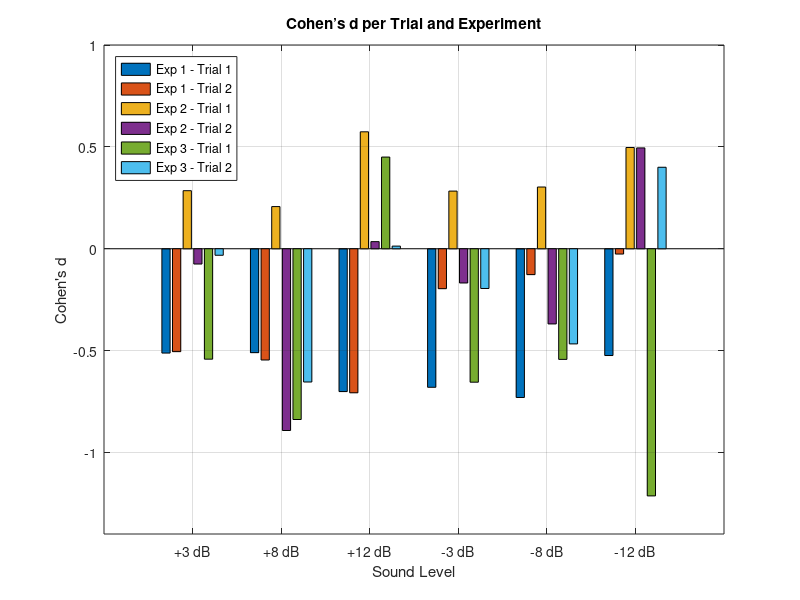

Reproduce this figure in MATLAB. (Note: this script raises an error after producing the figure.)


%%%%%%%%%%%%%%%%%%%%%%% Ploting cohen d effect size %%%%%%%%%%%%%%%%%%%%%%%%%%%%%%%%%%%%%%%%%%%%

% Define Cohen's d values (rows = sound levels, columns = Exp-Trial combos)
cohen_d = [
    -0.512, -0.505,  0.285, -0.075, -0.542, -0.032;  % +3 dB
    -0.510, -0.546,  0.207, -0.892, -0.838, -0.654;  % +8 dB
    -0.701, -0.707,  0.574,  0.035,  0.450,  0.013;  % +12 dB
    -0.680, -0.196,  0.283, -0.168, -0.655, -0.195;  % -3 dB
    -0.730, -0.127,  0.303, -0.369, -0.543, -0.467;  % -8 dB
    -0.524, -0.026,  0.497,  0.495, -1.213,  0.400   % -12 dB
];

% Labels for X-axis
sound_levels = {'+3 dB', '+8 dB', '+12 dB', '-3 dB', '-8 dB', '-12 dB'};

% Create grouped bar chart
figure;
bar_handle = bar(cohen_d, 'grouped');
grid on;
ylim([-1.4, 1.0]);
ylabel("Cohen's d");
xlabel("Sound Level");
title("Cohen’s d per Trial and Experiment");

% X-tick labels
set(gca, 'XTickLabel', sound_levels, 'FontSize', 10);

% Legend
legend({'Exp 1 - Trial 1', 'Exp 1 - Trial 2', ...
        'Exp 2 - Trial 1', 'Exp 2 - Trial 2', ...
        'Exp 3 - Trial 1', 'Exp 3 - Trial 2'}, ...
        'Location', 'northwest');


hold on;
yline(0, 'k--');
yline(0.2, ':k', 'Small');
yline(0.5, ':k', 'Medium');
yline(0.8, ':k', 'Large');
yline(-0.2, ':k');
yline(-0.5, ':k');
yline(-0.8, ':k');
hold off;



